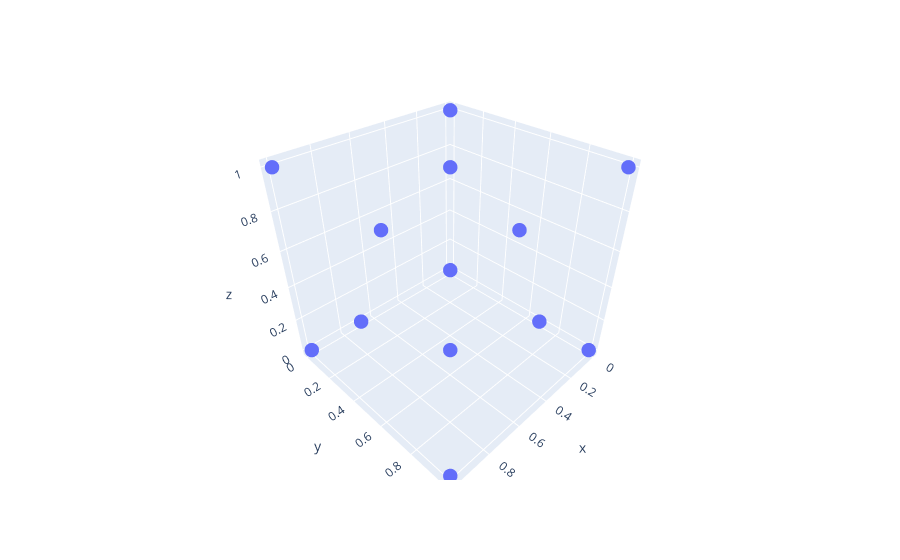

The code cell stored with this chart in its notebook:
### Code cell
fig = px.scatter_3d(x = lattice[:,0],
                    y = lattice[:,1],
                    z = lattice[:,2])

fig.update_traces(marker_size = 5)
fig.show()

### Figure 1 — Plotly figure (JSON) as saved in the notebook; plotly's stock layout.template omitted (floating-point values rounded to 4 significant figures)
{"data": [{"hovertemplate": "x=%{x}<br>y=%{y}<br>z=%{z}<extra></extra>", "legendgroup": "", "marker": {"color": "#636efa", "size": 5, "symbol": "circle"}, "mode": "markers", "name": "", "scene": "scene", "showlegend": false, "type": "scatter3d", "x": [0, 0, 0, 0, 0, 0.5, 0.5, 0.5, 0.5, 1, 1, 1, 1, 1], "y": [0, 0, 0.5, 1, 1, 0, 0.5, 0.5, 1, 0, 0, 0.5, 1, 1], "z": [0, 1, 0.5, 0, 1, 0.5, 0, 1, 0.5, 0, 1, 0.5, 0, 1]}], "layout": {"legend": {"tracegroupgap": 0}, "margin": {"t": 60}, "scene": {"domain": {"x": [0, 1], "y": [0, 1]}, "xaxis": {"title": {"text": "x"}}, "yaxis": {"title": {"text": "y"}}, "zaxis": {"title": {"text": "z"}}}}}
